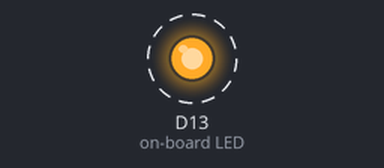
A program run on a simulated CircuitPython board. Shown: output pins drawn as LEDs (lit = HIGH). Dashed ring = blinking.

Above: at 0.1 s.
Timing chart, 0 to 3.0 s (numbered marks = the images above):
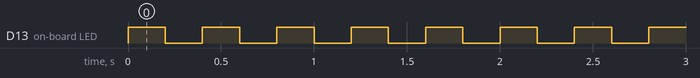

The program:

code.py
```python
from board import LED
from digitalio import DigitalInOut, Direction
from time import sleep
led = DigitalInOut(LED)
led.direction = Direction.OUTPUT
while True:
    led.value = True
    sleep(0.2)
    led.value = False
    sleep(0.2)
```

Measured:
- by itself, D13 (on-board LED): alternates HIGH for 0.20 s and LOW for 0.20 s
